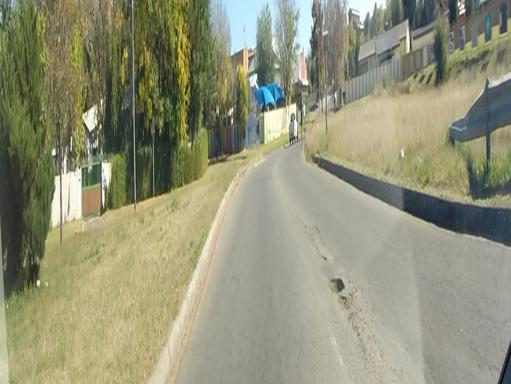
#> input picture Imagens_A/1.JPG, 511 x 384 px, found by its file name
$ python sombra.py   (older library calls are emulated)
#> lines starting #> are read from the running program, lines starting #| are printed output that depends on the picture; after the words box and inside, x2 and y2 are one past the last pixel; in counts of white or black regions, pixels touching at a corner belong together; long printed decimals are rounded
from matplotlib import pyplot as plt
import numpy as np
import cv2 as cv
import math


def mostrar_imagem(imagem):
	cv.imshow('Imagem',imagem)
	cv.waitKey(0)
	cv.destroyAllWindows()

def erosao(imagem):
	kernel = np.ones((10,10),np.uint8)
	opening = cv.morphologyEx(imagem, cv.MORPH_OPEN,(5,5))
	erosao = cv.erode(opening,kernel,iterations = 1) #VERIFICAR ESSA ALTERALÇÃO DO CL1 POR DST
	return erosao

def thresholding(imagem):
	ret,th = cv.threshold(imagem,0,255,cv.THRESH_BINARY + cv.THRESH_OTSU)
	return th

def canny(imagem):
	teste = cv.Canny(imagem,100,200)
	return teste

def contornos(imagem):
	imagem2, contornos, hierarquia = cv.findContours(imagem, cv.RETR_TREE, cv.CHAIN_APPROX_SIMPLE)
	return (imagem2,contornos,hierarquia)

def desenhando(imagem,contornos):
	# se [contornos],0   | então é um contorno por vez pela posição
	# se contornos,-1  | então é todas os contornos passados na posição
	cv.drawContours(imagem,[contornos],0,(0,0,255),3)
	return imagem

def salvar(imagem,nome):
	destino = '/media/study/Arquivos HD 2/Aprender/Areas de Atuação/Processamento de Imagens/Imagens/Imagens_F/5_Finalizadas'
	final = destino + nome + '.png'

	cv.imwrite(final,imagem)

def limites_externos(x,x1,y,y1):
	if ((x-20) >= 0):
		x -= 20
	else:
		try:
			x -= 5
		except:
			x = x

	if ((x1 + 20) <= 512):
		x1 += 20
	else:
		x -= 5

	#----------------------------------------------------------------------------------------
	if ((y - 20) >= 256 ):
		y -= 20
	else:
		x -= 5

	if ((y1 + 20) <= 512 ):
		y1 -= 20
	else:
		y1 -= 5

	return x,x1,y,y1

# [45 lines left out: functions mascara, estimando_regiao, relacionador_regioes, not called in this run]


if __name__ == "__main__":
	origem = '/media/study/Arquivos HD 2/Aprender/Areas de Atuação/Processamento de Imagens/Imagens/Imagens_B/'
	destino = '/media/study/Arquivos HD 2/Aprender/Areas de Atuação/Processamento de Imagens/Imagens/Imagens_F/'

	for i in range(1,2):
		leitura = origem + '1.jpg'
		imagem = cv.imread(leitura)
#> imagem is the input picture: shape (384, 511, 3); mean B, G, R 120.5, 145.9, 145.4
		imagem_cor = cv.imread(leitura)
		imagem = cv.cvtColor(imagem,cv.COLOR_RGB2GRAY)
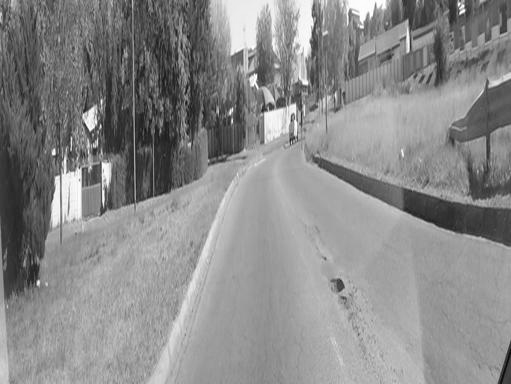
#> imagem: shape (384, 511); min 5, max 255, mean 138.2

		mostrar_imagem(imagem)
		imagem = erosao(imagem)
#> in erosao, `erosao = cv.erode(opening,kernel,iterations = 1)`:
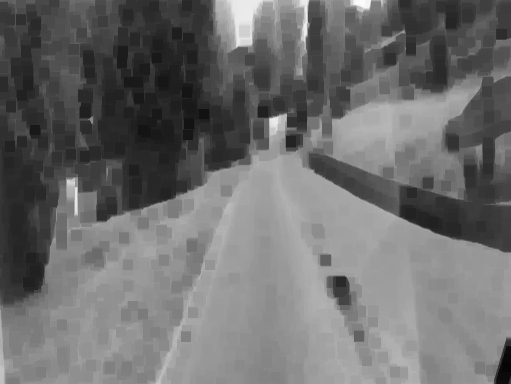
#> erosao: shape (384, 511); min 5, max 251, mean 109.4
		imagem_cinza = imagem

		mostrar_imagem(imagem)
		imagem = thresholding(imagem)
#> in thresholding, `ret,th = cv.threshold(imagem,0,255,cv.THRESH_BINARY + cv.THRESH_OTSU)`:
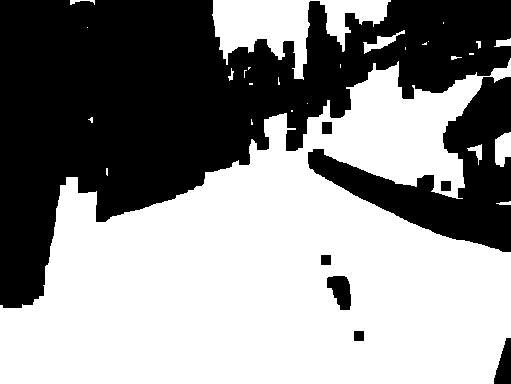
#> th: shape (384, 511); 55.9% white; 8 black regions, largest, box (x1, y1, x2, y2) and area: (0, 0, 511, 308) 72105, (308, 77, 511, 252) 12955, (327, 276, 351, 310) 572
#> in thresholding, `ret,th = cv.threshold(imagem,0,255,cv.THRESH_BINARY + cv.THRESH_OTSU)`: ret = 104

		imagem = canny(imagem)
#> in canny, `teste = cv.Canny(imagem,100,200)`:
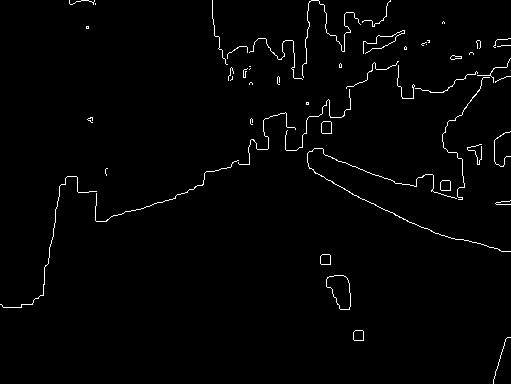
#> teste: shape (384, 511); 1.5% white in thin lines or dots
		mostrar_imagem(imagem)

		imagem,contorno,c = contornos(imagem)
#> in contornos, `imagem2, contornos, hierarquia = cv.findContours(imagem, cv.RETR_TREE,..`: contornos = 62 contours, 49 with area under 20; largest, box (x1, y1, x2, y2) and area: (326, 275, 351, 310) 568, (326, 275, 351, 310) 567, (321, 121, 332, 134) 117, (321, 121, 332, 134) 116, (353, 330, 364, 341) 97
#> contorno has the same summary as contornos in contornos; c = 62 rows, first 6: [1, -1, -1, -1], [3, 0, 2, -1], [-1, -1, -1, 1], [5, 1, 4, -1], [-1, -1, -1, 3], [7, 3, 6, -1]


		# [4 lines of commented-out code are left out]


		imagem_cinza = desenhando(imagem_cinza,contorno[25])
		mostrar_imagem(imagem_cinza)

		salvar(imagem_cor, 'Sombra')


		#for j in range(0,len(contorno)):
		#imagem_cor = desenhando(imagem_c,contorno[24])
		#mostrar_imagem(imagem_cor)

		listx = []
		listy = []
		for j in range(0,len(contorno[25])):
			listx.append(contorno[25][j][0][0])
			listy.append(contorno[25][j][0][1])
#> this loop made 122 passes
#> after the loop, listx = 122 values, max 489 at index 121, min 442 at index 33, mean 460.9; listy = 122 values, max 199 at index 60, min 77 at index 0, mean 133

		limitesx = sorted(listx)
#> limitesx = 122 values from 442 to 489
		limitesy = sorted(listy)
#> limitesy = 122 values from 77 to 199

		limiteX,limiteX1 = limitesx[0],limitesx[len(limitesx)-1]
#> limiteX = 442; limiteX1 = 489
		limiteY,limiteY1 = limitesy[0],limitesy[len(limitesy)-1]
#> limiteY = 77; limiteY1 = 199

	print ('finalizado:',(limiteX,limiteX1,limiteY,limiteY1))
#| finalizado: (442, 489, 77, 199)

	pCentral = int(((limiteX+limiteX1)/2))
#> pCentral = 465
	print (pCentral)
#| 465

	print ('----')

	x , x1, y, y1 =limites_externos(limiteX,limiteX1,limiteY,limiteY1)
#> in limites_externos, `x -= 20`: x = 422
#> in limites_externos, `x1 += 20`: x1 = 509
#> in limites_externos, `x -= 5`: x = 417
#> in limites_externos, `y1 -= 20`: y1 = 179
#> x = 417; x1 = 509; y = 77; y1 = 179
	print (x,x1,y,y1)
#| 417 509 77 179


	#Criando uma função das regiões em torno das regiões criticas
	listN = []
	listS = []
	listL = []
	listO = []
	for i in range(0,255):
		listN.append(0)
		listS.append(0)
		listL.append(0)
		listO.append(0)

	#if (x != x1  | limiteX != limiteX1 | y != y1  | limiteY != limiteY1):
	for i in range(x,x1):
		for j in range(y,limiteY):
			indice = imagem_cinza[i][j]
			listN[indice] = listN[indice] + 1
#> after the loop, listN = 255 values from 0 to 0

	for i in range(x,x1):
		for j in range(y1,limiteY1):
#> (the run stopped early here; a loop or call above may not have finished)

$ run again, with Imagens_A/10.JPG copied over Imagens_A/1.JPG
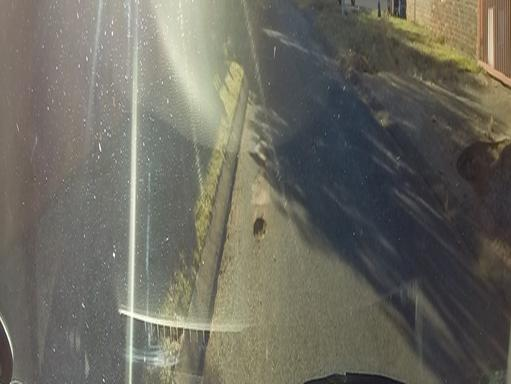
#> input picture Imagens_A/10.JPG, 511 x 384 px, found by its file name
#> imagem is the input picture: shape (384, 511, 3); mean B, G, R 96.6, 106.8, 108.5
#> in thresholding, `ret,th = cv.threshold(imagem,0,255,cv.THRESH_BINARY + cv.THRESH_OTSU)`:
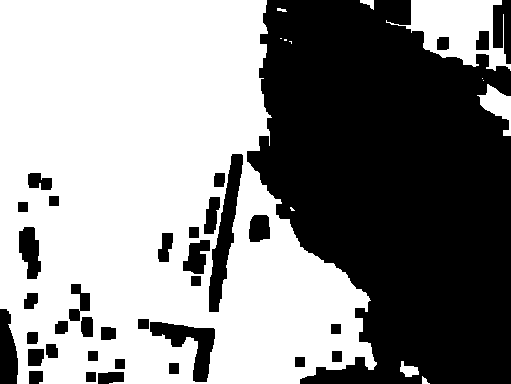
#> th: shape (384, 511); 55.1% white; 36 black regions, largest, box (x1, y1, x2, y2) and area: (247, 0, 511, 384) 75574, (209, 154, 243, 312) 2114, (150, 322, 215, 382) 1565
#> ret = 85
#> in canny, `teste = cv.Canny(imagem,100,200)`:
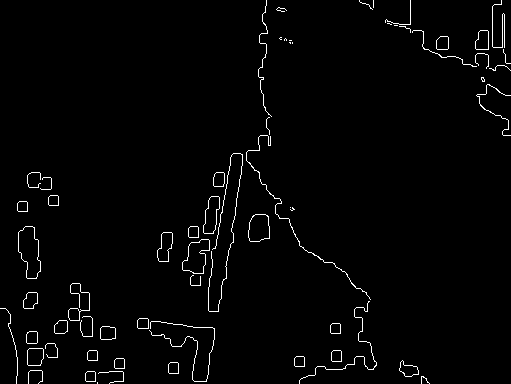
#> teste: shape (384, 511); 1.9% white in thin lines or dots
#> contornos = 90 contours, 37 with area under 20; largest, box (x1, y1, x2, y2) and area: (18, 226, 41, 279) 799, (18, 226, 41, 279) 798, (182, 239, 210, 274) 602, (182, 239, 210, 274) 598, (248, 214, 270, 242) 490
#> contorno has the same summary as contornos in contornos; c = 90 rows, first 6: [1, -1, -1, -1], [2, 0, -1, -1], [3, 1, -1, -1], [5, 2, 4, -1], [-1, -1, -1, 3], [6, 3, -1, -1]
#> the loop `for j in range(0,len(contorno[25])):` made 7 passes
#> after the loop `for j in range(0,len(contorno[25])):`: listx = [332, 330, 330, 331, 340, 340, 339]; listy = [323, 325, 332, 333, 333, 324, 323]
#> limitesx = [330, 330, 331, 332, 339, 340, 340]
#> limitesy = [323, 323, 324, 325, 332, 333, 333]
#> limiteX = 330; limiteX1 = 340
#> limiteY = 323; limiteY1 = 333
#| finalizado: (330, 340, 323, 333)
#> pCentral = 335
#| 335
#> in limites_externos, `x -= 20`: x = 310
#> in limites_externos, `x1 += 20`: x1 = 360
#> in limites_externos, `y -= 20`: y = 303
#> in limites_externos, `y1 -= 20`: y1 = 313
#> `x , x1, y, y1 =limites_externos(limiteX,limiteX1,limiteY,limiteY1)`: x = 310; x1 = 360; y = 303; y1 = 313
#| 310 360 303 313
#> after the loop `for i in range(x,x1):`: listN = 255 values, max 201 at index 95, min 0 at index 0, mean 3.92
#> after the loop `for i in range(x,x1):`: listS = 255 values, max 180 at index 90, min 0 at index 1, mean 3.92
#> after the loop `for i in range(limiteY,limiteY1):`: listO = 255 values, max 84 at index 95, min 0 at index 1, mean 0.784
#> after the loop `for i in range(limiteY,limiteY1):`: listL = 255 values, max 51 at index 91, min 0 at index 1, mean 0.784
#> (printed output is left out)
#> (printed output is left out)
#> (printed output is left out)
#> (printed output is left out)
#> the loop in estimando_regiao, `for i in range(0,len(lista)):` made 255 passes
#> after the loop in estimando_regiao, `for i in range(0,len(lista)):`: r1 = 6; r2 = 994; r3 = 0
#> in estimando_regiao, `r1 = (r1/85)*10`: r1 = 0.706
#> in estimando_regiao, `r2 = (r2/85)*10`: r2 = 116.9
#> `regiao,media = estimando_regiao(listN)`: regiao = 2; media = 116.9
#> the loop in estimando_regiao (call 2), `for i in range(0,len(lista)):` made 255 passes
#> `regiao,media = estimando_regiao(listL)`: media = 20
#> `regiao,media = estimando_regiao(listS)`: media = 109.6
#> `regiao,media = estimando_regiao(listO)`: media = 21.53
#| [(2, 116.941, 'N'), (2, 20.0, 'L'), (2, 109.647, 'S'), (2, 21.529, 'O')]
#> the loop in relacionador_regioes, `for i in range(0,len(lista)):` made 4 passes
#> after the loop in relacionador_regioes, `for i in range(0,len(lista)):`: claro = []; medio = [(2, 116.9, 'N'), (2, 20, 'L'), (2, 109.6, 'S'), (2, 21.53, 'O')]
#> `escuro,medio,claro = relacionador_regioes(lista)`: escuro = []
#| [(2, 116.941, 'N'), (2, 20.0, 'L'), (2, 109.647, 'S'), (2, 21.529, 'O')]

$ run again, with Imagens_A/11.JPG copied over Imagens_A/1.JPG
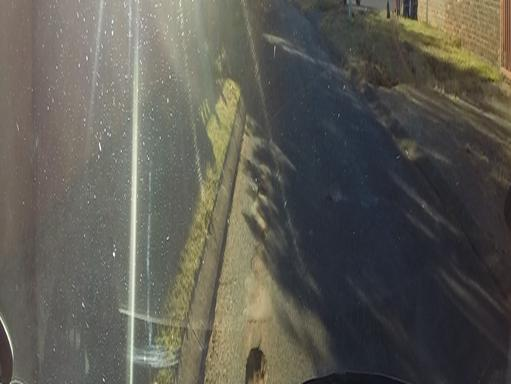
#> input picture Imagens_A/11.JPG, 511 x 384 px, found by its file name
#> imagem is the input picture: shape (384, 511, 3); mean B, G, R 83.9, 91.5, 93.1
#> in thresholding, `ret,th = cv.threshold(imagem,0,255,cv.THRESH_BINARY + cv.THRESH_OTSU)`:
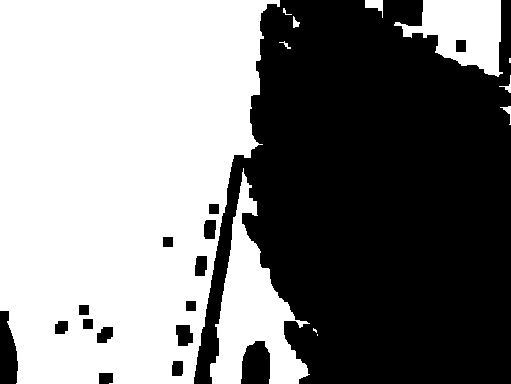
#> th: shape (384, 511); 50.9% white; 16 black regions, largest, box (x1, y1, x2, y2) and area: (194, 0, 511, 384) 92332, (241, 341, 270, 384) 1063, (0, 311, 18, 384) 1026
#> ret = 74
#> in canny, `teste = cv.Canny(imagem,100,200)`:
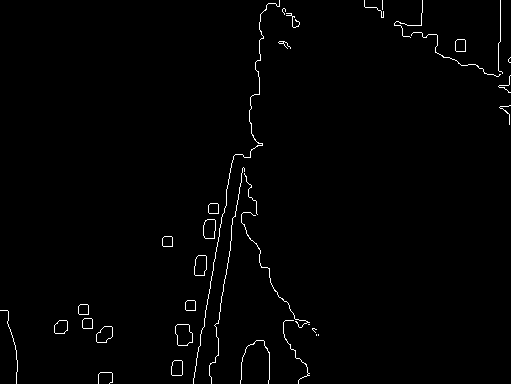
#> teste: shape (384, 511); 1.1% white in thin lines or dots
#> contornos = 48 contours, 24 with area under 20; largest, box (x1, y1, x2, y2) and area: (175, 324, 193, 346) 295, (175, 324, 193, 346) 294, (194, 255, 207, 276) 213, (194, 255, 207, 276) 212, (203, 219, 216, 239) 208
#> contorno has the same summary as contornos in contornos; c = 48 rows, first 6: [1, -1, -1, -1], [3, 0, 2, -1], [-1, -1, -1, 1], [4, 1, -1, -1], [5, 3, -1, -1], [6, 4, -1, -1]
#> the loop `for j in range(0,len(contorno[25])):` made 8 passes
#> after the loop `for j in range(0,len(contorno[25])):`: listx = [164, 171, 172, 172, 171, 163, 162, 162]; listy = [236, 236, 237, 245, 246, 246, 245, 238]
#> limitesx = [162, 162, 163, 164, 171, 171, 172, 172]
#> limitesy = [236, 236, 237, 238, 245, 245, 246, 246]
#> limiteX = 162; limiteX1 = 172
#> limiteY = 236; limiteY1 = 246
#| finalizado: (162, 172, 236, 246)
#> pCentral = 167
#| 167
#> in limites_externos, `x -= 20`: x = 142
#> in limites_externos, `x1 += 20`: x1 = 192
#> in limites_externos, `x -= 5`: x = 137
#> in limites_externos, `y1 -= 20`: y1 = 226
#> `x , x1, y, y1 =limites_externos(limiteX,limiteX1,limiteY,limiteY1)`: x = 137; x1 = 192; y = 236; y1 = 226
#| 137 192 236 226
#> after the loop `for i in range(x,x1):`: listN = 255 values from 0 to 0
#> after the loop `for i in range(x,x1):`: listS = 255 values, max 120 at index 60, min 0 at index 0, mean 4.31
#> after the loop `for i in range(limiteY,limiteY1):`: listO = 255 values, max 47 at index 104, min 0 at index 1, mean 0.98
#> after the loop `for i in range(limiteY,limiteY1):`: listL = 255 values, max 90 at index 81, min 0 at index 1, mean 0.784
#> (printed output is left out)
#> (printed output is left out)
#> (printed output is left out)
#> (printed output is left out)
#> after the loop in estimando_regiao, `for i in range(0,len(lista)):`: r1 = 0
#> `regiao,media = estimando_regiao(listN)`: regiao = 1; media = 0
#> the loop in estimando_regiao (call 2), `for i in range(0,len(lista)):` made 255 passes
#> `regiao,media = estimando_regiao(listL)`: media = 16.71
#> `regiao,media = estimando_regiao(listS)`: media = 102.6
#> `regiao,media = estimando_regiao(listO)`: regiao = 2; media = 24.71
#| [(1, 0.0, 'N'), (1, 16.706, 'L'), (1, 102.588, 'S'), (2, 24.706, 'O')]
#> the loop in relacionador_regioes, `for i in range(0,len(lista)):` made 4 passes
#> after the loop in relacionador_regioes, `for i in range(0,len(lista)):`: claro = []; escuro = [(1, 0, 'N'), (1, 16.71, 'L'), (1, 102.6, 'S')]; medio = [(2, 24.71, 'O')]
#> `escuro,medio,claro = relacionador_regioes(lista)`: escuro = [(1, 0, 'N'), (1, 16.71, 'L'), (1, 102.6, 'S')]; medio = [(2, 24.71, 'O')]; claro = []
#| [(1, 0.0, 'N'), (1, 16.706, 'L'), (1, 102.588, 'S')]
#| [(2, 24.706, 'O')]

$ run again, with Imagens_A/12.JPG copied over Imagens_A/1.JPG
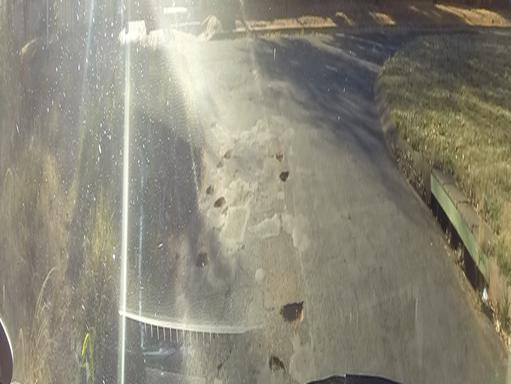
#> input picture Imagens_A/12.JPG, 511 x 384 px, found by its file name
#> imagem is the input picture: shape (384, 511, 3); mean B, G, R 120.7, 136.2, 139.6
#> in thresholding, `ret,th = cv.threshold(imagem,0,255,cv.THRESH_BINARY + cv.THRESH_OTSU)`:
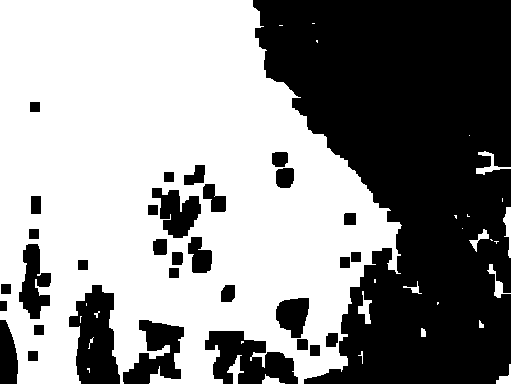
#> th: shape (384, 511); 56.1% white; 33 black regions, largest, box (x1, y1, x2, y2) and area: (253, 0, 511, 384) 68624, (69, 285, 120, 384) 3374, (205, 331, 298, 384) 3023
#> ret = 109
#> in canny, `teste = cv.Canny(imagem,100,200)`:
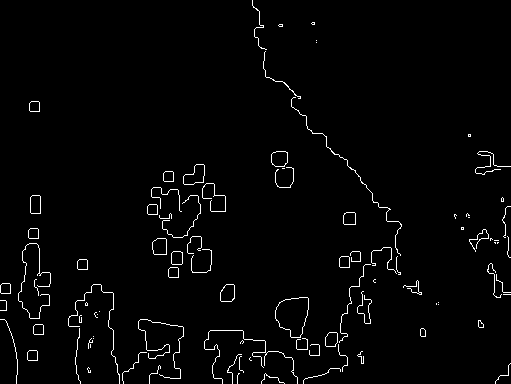
#> teste: shape (384, 511); 2.1% white in thin lines or dots
#> contornos = 123 contours, 81 with area under 20; largest, box (x1, y1, x2, y2) and area: (275, 297, 309, 338) 965, (275, 297, 309, 338) 964, (183, 164, 205, 185) 280, (183, 164, 205, 185) 280, (271, 151, 288, 167) 217
#> contorno has the same summary as contornos in contornos; c = 123 rows, first 6: [1, -1, -1, -1], [2, 0, -1, -1], [3, 1, -1, -1], [4, 2, -1, -1], [5, 3, -1, -1], [6, 4, -1, -1]
#> the loop `for j in range(0,len(contorno[25])):` made 8 passes
#> after the loop `for j in range(0,len(contorno[25])):`: listx = [420, 421, 423, 425, 425, 424, 421, 420]; listy = [329, 328, 328, 330, 335, 336, 336, 335]
#> limitesx = [420, 420, 421, 421, 423, 424, 425, 425]
#> limitesy = [328, 328, 329, 330, 335, 335, 336, 336]
#> limiteX = 420; limiteX1 = 425
#> limiteY = 328; limiteY1 = 336
#| finalizado: (420, 425, 328, 336)
#> pCentral = 422
#| 422
#> in limites_externos, `x -= 20`: x = 400
#> in limites_externos, `x1 += 20`: x1 = 445
#> in limites_externos, `y -= 20`: y = 308
#> in limites_externos, `y1 -= 20`: y1 = 316
#> `x , x1, y, y1 =limites_externos(limiteX,limiteX1,limiteY,limiteY1)`: x = 400; x1 = 445; y = 308; y1 = 316
#| 400 445 308 316
